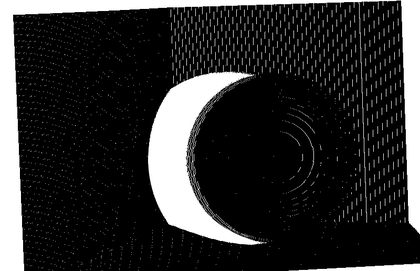
%> input picture test_ball/mask.png, 420 x 271 px, shrunk from 800 x 516 before the run
$ octave main_separate.m   (GNU Octave 9; MATLAB toolbox functions it lacks are replaced by stand-ins)
%> lines starting %> are read from the running program, lines starting %| are printed output that depends on the picture; in (x1, y1, x2, y2) boxes, pixels count from 0 and x2, y2 are one past the last pixel; in counts of white or black regions, pixels touching at a corner belong together; the program's own positions count from 1
### estimation_inpainting/getpatch.m
%---------------------------------------------------------------------
% Returns the indices for a 2w+1x2w+1 patch centered at pixel p.
%---------------------------------------------------------------------
function [Hp,rows,cols] = getpatch(sz,p, w)
	% Returns the indices for a 2w+1x2w+1 patch centered at pixel p.
	% [x,y] = ind2sub(sz,p);  % 2*w+1 == the patch size
	p = p-1; y=floor(p/sz(1))+1; p=rem(p,sz(1)); x=floor(p)+1;
	rows = max(x-w,1):min(x+w,sz(1));
	cols = (max(y-w,1):min(y+w,sz(2)))';
	Hp = sub2ndx(rows,cols,sz(1));
end


%---------------------------------------------------------------------
% Converts the (rows,cols) subscript-style indices to Matlab index-style
% indices.  Unforunately, 'sub2ind' cannot be used for this.
%---------------------------------------------------------------------
function N = sub2ndx(rows,cols,nTotalRows)
	X = rows(ones(length(cols),1),:);
	Y = cols(:,ones(1,length(rows)));
	N = X+(Y-1)*nTotalRows;
end

### estimation_inpainting/load_plan.m
function plan = load_plan(img, i)


	[nCol nRow] = size(img);


	region_img = im2double(imread(['plan' int2str(i) '.png']));
	cord_points_region = find(region_img(:,:,2) > 0.0);

	[x y]=ind2sub(size(img), cord_points_region);

	z = reshape(img(cord_points_region),length(cord_points_region),1);
	[dx dy] = gradient(img);
	dx = dx(cord_points_region);
	dy = dy(cord_points_region);
	points = [z ones(length(cord_points_region), 1)];
	n_parse = points\(-dx.*x-dy.*y);

	n_parse

	plan.n = [mean(dx) mean(dy) n_parse(1) n_parse(2)];
	plan.points = cord_points_region;


end

### test_ball/main_separate.m
%%%%%%%%%%%%%%%%%%%%%%%%%%%%%%%%%%%%%%%%%%%%%
%											%
%	IMAGE COMMUNICATION - EPFL COURSE		%
%				June 2012					%
%		Inpaiting of depth image			%
%											%
% Yannik Messerli: yannik.messerli@epfl.ch	%
% 	Nicolas Jorns: nicolas.jorns@epfl.ch	%
%											%
% 		Supervised by Thomas Maugey			%
%											%
%%%%%%%%%%%%%%%%%%%%%%%%%%%%%%%%%%%%%%%%%%%%%

clear all;
close all;

addpath('../multi-plan');

patch_size = 5;

% Estimation done. Load it:
mask = rgb2gray(im2double(imread('mask.png')));
%> mask: size 271x420 double; min 0, max 1, mean 0.192
imholes = zeros(size(mask));
im = rgb2gray(im2double(imread('result.png')));
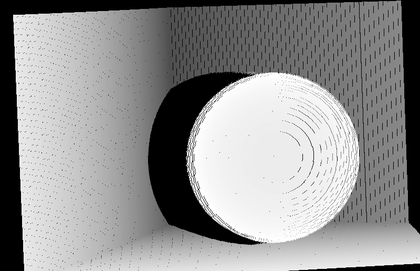
%> input picture test_ball/result.png, 420 x 271 px, shrunk from 800 x 516 before the run
%> im: size 271x420 double; min 0, max 1, mean 0.576
[nCol nRow] = size(im);
%> nCol = 271; nRow = 420

pointToFill = find(mask > 0);
%> pointToFill = 43708 values from 1 to 113820

for i=1:length(pointToFill)
	Hp = getpatch([nCol nRow], pointToFill(i), patch_size);
	Hp = Hp( mask(Hp) < 1 );
	if length(Hp) > (patch_size^2)*0.9
		im(pointToFill(i)) = mean(im(Hp));
	else
		imholes(pointToFill(i)) = 1.0;
	end
end
%> this loop made 43708 passes
%> rows in getpatch on passes 1 to 3: [1 2 3 4 5 6], [1 2 3 4 5 6 7], [1 2 3 4 5 6 7 8]
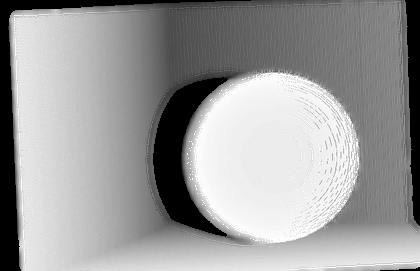
%> im: size 271x420 double; min 0, max 1, mean 0.613
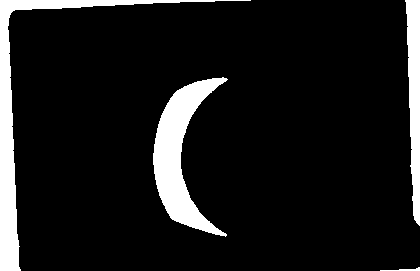
%> imholes: size 271x420 double; values 0 (black) and 1 (white), 10.5% white; 4 white regions, box (x1, y1, x2, y2) and area: (0, 0, 251, 271) 4913, (153, 77, 228, 237) 4659, (405, 0, 420, 226) 2301, (380, 267, 420, 271) 67
figure; imshow(im);
imfinal = im;
[components nbComp] = bwlabeln(imholes);
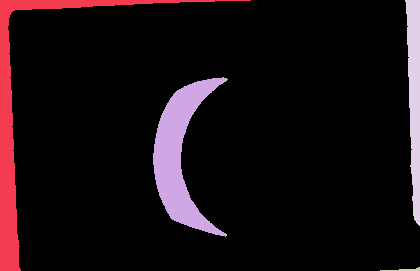
%> components: size 271x420 double; 5 distinct labels, from 0 to 4; one colour per label, 0 black
%> nbComp = 4
nbComp
%> nbComp = 4
cord_points_region = find(components == 2);
%> cord_points_region = 4659 values from 41617 to 61597
mask = ones(size(im));
mask(cord_points_region) = 0.0;
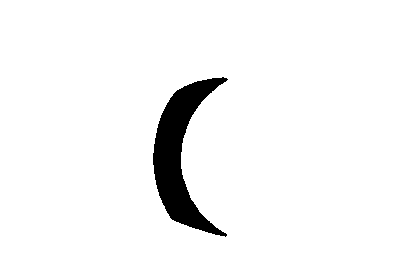
%> mask: size 271x420 double; values 0 (black) and 1 (white), 95.9% white; 1 black region, box (x1, y1, x2, y2) and area: (153, 77, 228, 237) 4659
fillRegion = ~mask;

plans(1) = load_plan(im, './plan2-1.png');
%> the run ends on the next line
